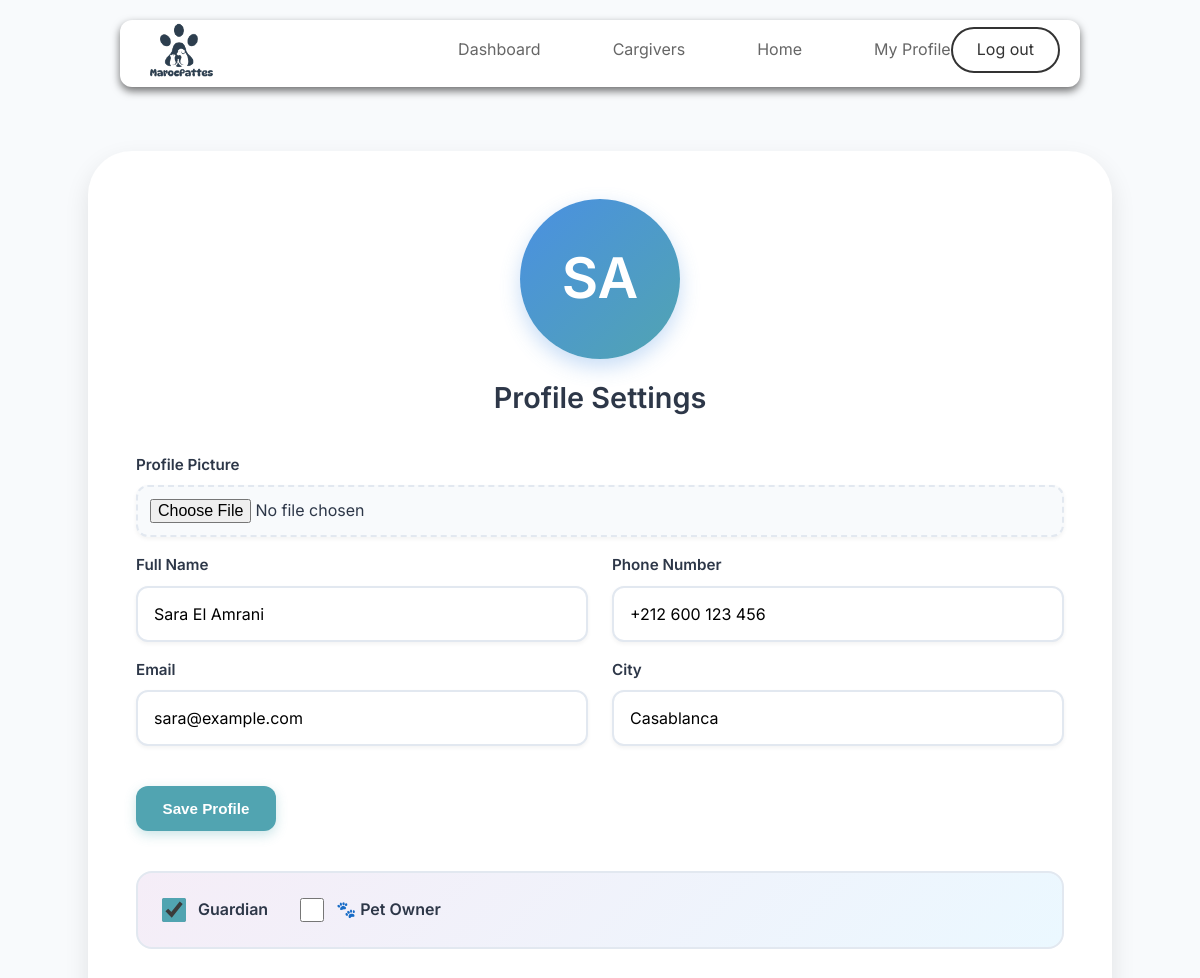
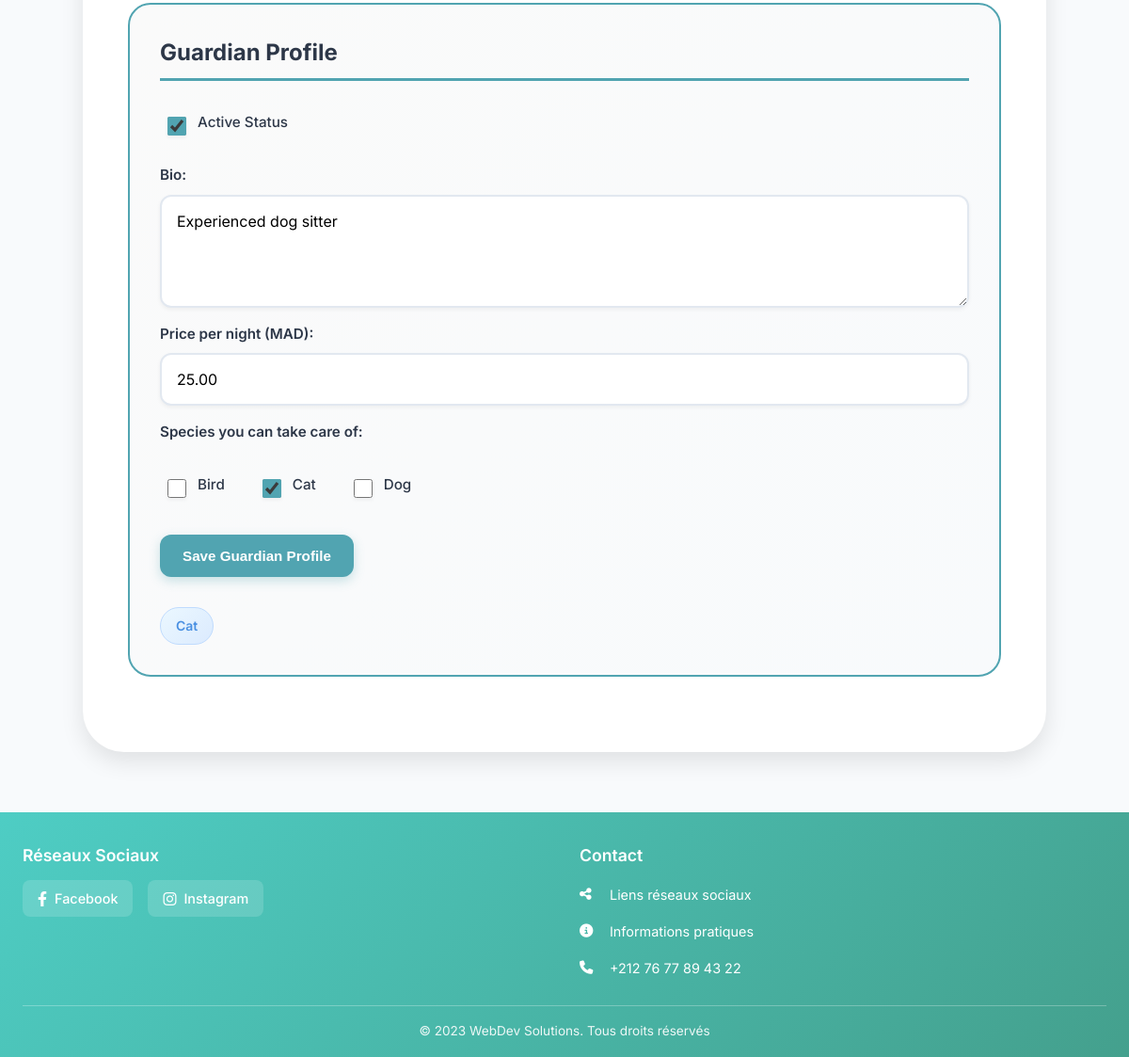
Screenshot of /profile.php (signed in) with the database file from the repository (2 pictures, top to bottom).
### tables this page shows
CREATE TABLE `_user` (
  `UserID` int(11) NOT NULL,
  `FullName` varchar(100) DEFAULT NULL,
  `Email` varchar(100) DEFAULT NULL,
  `Password` varchar(100) DEFAULT NULL,
  `PhoneNumber` varchar(20) DEFAULT NULL,
  `City` varchar(100) DEFAULT NULL
);

CREATE TABLE `guardianprofile` (
  `ProfileID` int(11) NOT NULL,
  `Photo` varchar(255) DEFAULT NULL,
  `Bio` text DEFAULT NULL,
  `PricePerNight` decimal(10,2) DEFAULT NULL,
  `Status` enum('Active','Inactive') DEFAULT 'Active',
  `UserID` int(11) DEFAULT NULL
);

CREATE TABLE `species` (
  `SpeciesID` int(11) NOT NULL,
  `Name` varchar(50) DEFAULT NULL
);

### profile.php (the view, shortened to what this page needs)
<?php
require_once 'config/db.php';
$user_id = $_SESSION['user']['id'];
$stmt = $conn->query("SELECT * FROM species ORDER BY Name");
$species_list = $stmt->fetchAll(PDO::FETCH_ASSOC);
$stmt = $conn->prepare("SELECT * FROM _user WHERE UserID = ?");
$stmt->execute([$user_id]);
$user = $stmt->fetch(PDO::FETCH_ASSOC);
$stmt = $conn->prepare("SELECT * FROM guardianprofile WHERE UserID = ?");
$stmt->execute([$user_id]);
$guardian_profile = $stmt->fetch(PDO::FETCH_ASSOC);
$stmt = $conn->prepare("SELECT a.*, s.Name as SpeciesName FROM animal a LEFT JOIN species s ON a.SpeciesID = s.SpeciesID WHERE a.UserID = ?");
$stmt->execute([$user_id]);
$pets = $stmt->fetchAll(PDO::FETCH_ASSOC);
$guardian_species = [];
if ($guardian_profile && is_array($guardian_profile)) {
    $stmt = $conn->prepare("SELECT s.SpeciesID, s.Name FROM species s JOIN can_guard cg ON s.SpeciesID = cg.SpeciesID WHERE cg.ProfileID = ?");
    $stmt->execute([$guardian_profile['ProfileID']]);
    $guardian_species = $stmt->fetchAll(PDO::FETCH_ASSOC);
}
?>
<!DOCTYPE html>
<html lang="en">
<head>
</head>
<body>
    <?php include('includes/header.php'); ?>
    <div class="container">
        <div class="profile-card">
            <div class="profile-header">
                <div class="profile-picture">
                    <?php echo strtoupper(substr($user['FullName'] ?? '', 0, 2)); ?>
                </div>
                <div>
                    <h2 class="profile-name">Profile Settings</h2>
                </div>
            </div>
            <form method="POST" enctype="multipart/form-data" action="update_profile.php">
                <div class="form-group">
                    <label for="photo"> Profile Picture</label>
                    <input type="file" name="photo" id="photo" accept="image/*">
                </div>
                <div class="from-row">
                    <div>
                        <div class="form-group">
                            <label for="full_name"> Full Name</label>
                            <input type="text" id="full_name" name="full_name" value="<?php echo htmlspecialchars($user['FullName'] ?? ''); ?>" required>
                        </div>
                        <div class="form-group">
                            <label for="email">Email</label>
                            <input type="email" id="email" name="email" value="<?php echo htmlspecialchars($user['Email'] ?? ''); ?>" required>
                        </div>
                    </div>
                    <div>
                        <div class="form-group">
                            <label for="phone"> Phone Number</label>
                            <input type="tel" id="phone" name="phone" value="<?php echo htmlspecialchars($user['PhoneNumber'] ?? ''); ?>">
                        </div>
                        <div class="form-group">
                            <label for="city"> City</label>
                            <input type="text" id="city" name="city" value="<?php echo htmlspecialchars($user['City'] ?? ''); ?>">
                        </div>
                    </div>
                </div>
                <div class="form-actions-main">
                    <button type="submit" class="btn"> Save Profile</button>
                </div>
            </form>
            <div class="role-selection">
                <div class="role-option">
                    <input type="checkbox" id="guardian" name="role" value="guardian"
                           <?php echo ($guardian_profile && is_array($guardian_profile)) ? 'checked' : ''; ?>
                           onchange="handleRoleChange('guardian')">
                    <label for="guardian">Guardian</label>
                </div>
                <div class="role-option">
                    <input type="checkbox" id="petowner" name="role" value="petowner"
                           <?php echo count($pets) > 0 ? 'checked' : ''; ?>
                           onchange="handleRoleChange('petowner')">
                    <label for="petowner">🐾 Pet Owner</label>
                </div>
            </div>
            <div id="guardianSection" class="<?php echo (!$guardian_profile || !is_array($guardian_profile)) ? 'hidden' : ''; ?>">
                <div class="section-title">Guardian Profile</div>
                <form method="POST" id="guardianForm">
                    <div class="form-group">
                        <div class="checkbox-item">
                            <input type="checkbox" id="active" name="active"
                                   <?php echo ($guardian_profile && is_array($guardian_profile) && $guardian_profile['Status'] == 'Active') ? 'checked' : ''; ?>>
                            <label for="active"> Active Status</label>
                        </div>
                    </div>
                    <div class="form-group">
                        <label for="bio">Bio:</label>
                        <textarea id="bio" name="bio" rows="4" placeholder="Tell us about yourself and your experience with pets..."><?php echo ($guardian_profile && is_array($guardian_profile)) ? htmlspecialchars($guardian_profile['Bio'] ?? '') : ''; ?></textarea>
                    </div>
                    <div class="form-group">
                        <label for="price"> Price per night (MAD):</label>
                        <input type="number" id="price" name="price" step="0.01" placeholder="0.00"
                               value="<?php echo ($guardian_profile && is_array($guardian_profile)) ? htmlspecialchars($guardian_profile['PricePerNight'] ?? '') : ''; ?>">
                    </div>
                    <div class="form-group">
                        <label>Species you can take care of:</label>
                        <div class="checkbox-group">
                            <?php
                            $guardian_species_ids = array_column($guardian_species, 'SpeciesID');
                            foreach ($species_list as $species):
                            ?>
                            <div class="checkbox-item">
                                <input type="checkbox" name="species[]" value="<?php echo $species['SpeciesID']; ?>"
                                       id="species_<?php echo $species['SpeciesID']; ?>"
                                       <?php echo in_array($species['SpeciesID'], $guardian_species_ids) ? 'checked' : ''; ?>>
                                <label for="species_<?php echo $species['SpeciesID']; ?>"><?php echo htmlspecialchars($species['Name']); ?></label>
                            </div>
                            <?php endforeach; ?>
                        </div>
                    </div>
                    <div class="form-actions-1">
                        <button type="submit" class="btn"> Save Guardian Profile</button>
                    </div>
                </form>
                <?php if ($guardian_profile && is_array($guardian_profile) && !empty($guardian_species)): ?>
                <div class="species-tags">
                    <?php foreach ($guardian_species as $species): ?>
                    <span class="species-tag"><?php echo htmlspecialchars($species['Name']); ?></span>
                    <?php endforeach; ?>
                </div>
                <?php endif; ?>
            </div>
        </div>
    </div>
    <?php include('includes/footer.php'); ?>
</body>
</html>

### profile.php (style rules this page uses)
:root { --primary-color: #4A90E2; --secondary-color: #50C878; --accent-color: #F7DC6F; --text-color: #2D3748; --bg-color: #F7FAFC; --card-bg: #FFFFFF; --border-color: #E2E8F0; --success-color: #48BB78; --warning-color: #ECC94B; --error-color: #F56565; --focus-color: #51A4B1; }
* { margin: 0; padding: 0; box-sizing: border-box; }
body { font-family: 'Inter', -apple-system, BlinkMacSystemFont, 'Segoe UI', Roboto, sans-serif; background-color:rgb(246, 246, 231); color: var(--text-color); line-height: 1.6; }
.container { max-width: 80rem; margin: 2rem auto; padding: 0 1.2rem; }
.profile-card { background: var(--card-bg); border-radius: 2.75rem; margin: 4rem; padding: 3rem; box-shadow: 0 10px 25px rgba(0, 0, 0, 0.1); }
.profile-header { display: flex; flex-direction: column; justify-content: center; align-items: center; gap: 1rem; margin-bottom: 2rem; }
.profile-picture { width: 10rem; height: 10rem; border-radius: 50%; background: linear-gradient(135deg, var(--primary-color), #51A4B1); display: flex; align-items: center; justify-content: center; color: white; font-size: 3.5rem; font-weight: 600; box-shadow: 0 8px 20px rgba(74, 144, 226, 0.3); }
.profile-header h2 { font-size: 1.8rem; font-weight: 600; color: var(--text-color); }
.from-row { display: grid; grid-template-columns: repeat(auto-fit, minmax(280px, 1fr)); gap: 1.5rem; margin-bottom: 1.5rem; padding: 0; }
.form-group { display: flex; flex-direction: column; margin-bottom: 1rem; }
.form-group label { font-weight: 600; font-size: 0.95rem; margin-bottom: 0.5rem; color: var(--text-color); padding: 0; }
.form-group input, .form-group select, .form-group textarea { padding: 1rem; border: 2px solid var(--border-color); border-radius: 0.75rem; font-size: 1rem; background: white; transition: all 0.3s ease; outline: none; box-shadow: 0 2px 4px rgba(0, 0, 0, 0.05); font-family: inherit; }
.form-group textarea { resize: vertical; min-height: 120px; font-family: inherit; }
.form-group input[type="file"] { padding: 0.75rem; background: #F8FAFC; border-style: dashed; }
.form-actions-1, .form-actions-2, .form-actions-main { text-align: left; margin: 1.5rem 0; padding: 0; }
.btn { padding: 0.875rem 1.5rem; border: none; border-radius: 0.75rem; cursor: pointer; font-size: 0.95rem; font-weight: 600; transition: all 0.3s ease; background: #51A4B1; color: white; box-shadow: 0 4px 12px rgba(81, 164, 177, 0.3); min-width: 140px; margin-right: 1rem; margin-bottom: 0.5rem; }
.role-selection { display: flex; gap: 2rem; margin: 2rem 0; padding: 1.5rem; background: linear-gradient(135deg, #F5EDF7, #EBF8FF); border-radius: 1rem; border: 2px solid #E2E8F0; }
.role-option { display: flex; align-items: center; gap: 0.75rem; }
.role-option input[type="checkbox"] { width: 1.5rem; height: 1.5rem; accent-color: var(--focus-color); }
.role-option label { font-weight: 600; font-size: 1rem; color: var(--text-color); }
.section-title { font-size: 1.5rem; font-weight: 700; margin-bottom: 1.5rem; color: var(--text-color); border-bottom: 3px solid var(--focus-color); padding-bottom: 0.5rem; }
.checkbox-group { display: flex; flex-wrap: wrap; gap: 1.5rem; margin-top: 1rem; }
.checkbox-item { display: flex; align-items: center; gap: 0.75rem; padding: 0.5rem; border-radius: 0.5rem; transition: background-color 0.3s ease; }
.checkbox-item input[type="checkbox"] { width: 1.25rem; height: 1.25rem; accent-color: var(--focus-color); }
.checkbox-item label { font-weight: 500; color: var(--text-color); }
#guardianSection { border: 2px solid var(--focus-color); padding: 2rem; border-radius: 1.5rem; background: linear-gradient(135deg, #FAFAFA, #F8FAFC); margin-bottom: 2rem; }
.species-tags { display: flex; flex-wrap: wrap; gap: 0.75rem; margin-top: 1.5rem; }
.species-tag { padding: 0.5rem 1rem; background: linear-gradient(135deg, #EBF8FF, #DBEAFE); color: var(--primary-color); border-radius: 2rem; font-size: 0.875rem; font-weight: 600; border: 1px solid #BFDBFE; }

### includes/header.php (style rules this page uses)
* { margin: 0; padding: 0; box-sizing: border-box; }

### includes/footer.php (style rules this page uses)
* { margin: 0; padding: 0; box-sizing: border-box; }
body { font-family: 'Inter', sans-serif; min-height: 100vh; background: #f8fafc; }
.container { max-width: 1200px; margin: 0 auto; padding: 0 1.5rem; }

### rows the page displays
_user: FullName "SA", full_name "Sara El Amrani", email "sara@example.com", phone "+212 600 123 456", city "Casablanca"
guardianprofile: Status "☑", bio "Experienced dog sitter", price "25.00"
species: Name "Bird"
species: SpeciesID "☑", Name "Cat"
species: Name "Dog"
